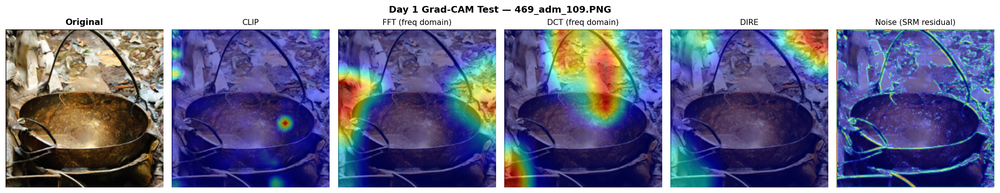
#> input picture level3_1_adm.png, 1000 x 193 px, shrunk from 2685 x 518 before the run
$ python difficulty_classifier.py --input_dir ../..
#> lines starting #> are read from the running program, lines starting #| are printed output that depends on the picture; after the words box and inside, x2 and y2 are one past the last pixel; in counts of white or black regions, pixels touching at a corner belong together
"""
圖像難度分類器
根據 ELA、FFT、CLIP 等特徵自動分類圖像難度（Easy/Medium/Hard）
"""

import cv2
import numpy as np
from pathlib import Path
from typing import Tuple, Dict, List
import json
from tqdm import tqdm
from PIL import Image

def calculate_ela_variance(image_path: str, quality: int = 90) -> float:
    """
    計算 ELA (Error Level Analysis) 方差
    用於偵測 JPEG 壓縮不一致性

    Args:
        image_path: 圖像路徑
        quality: JPEG 壓縮品質

    Returns:
        ELA 方差值（越高表示壓縮痕跡越明顯）
    """
    try:
        # 讀取原始圖像
        img = Image.open(image_path)

        # 臨時儲存為 JPEG
        import io
        temp_io = io.BytesIO()
        img.save(temp_io, format='JPEG', quality=quality)
        temp_io.seek(0)

        # 重新讀取
        compressed_img = Image.open(temp_io)

        # 轉換為 numpy 陣列
        original = np.array(img.convert('RGB'))
        compressed = np.array(compressed_img.convert('RGB'))

        # 計算誤差
        ela = np.abs(original.astype(float) - compressed.astype(float))

        # 計算方差（標準化到 0-100）
        variance = np.var(ela)

        return float(variance)

    except Exception as e:
        print(f"⚠️  計算 ELA 時發生錯誤: {e}")
        return 0.0

def calculate_fft_energy(image_path: str) -> float:
    """
    計算 FFT 高頻能量
    真實圖像通常有更多高頻成分

    Args:
        image_path: 圖像路徑

    Returns:
        高頻能量比例
    """
    try:
        # 讀取圖像（灰階）
        img = cv2.imread(str(image_path), cv2.IMREAD_GRAYSCALE)

        if img is None:
            return 0.0

        # FFT 轉換
        f = np.fft.fft2(img)
        fshift = np.fft.fftshift(f)
        magnitude = np.abs(fshift)

        # 計算高頻區域能量（外圍區域）
        rows, cols = img.shape
        crow, ccol = rows // 2, cols // 2

        # 建立高頻遮罩（外圍 30%）
        mask = np.ones((rows, cols), dtype=np.uint8)
        r = int(min(rows, cols) * 0.35)
        cv2.circle(mask, (ccol, crow), r, 0, -1)

        # 計算高頻與總能量比
        high_freq_energy = np.sum(magnitude * mask)
        total_energy = np.sum(magnitude)

        ratio = high_freq_energy / (total_energy + 1e-8)

        return float(ratio)

    except Exception as e:
        print(f"⚠️  計算 FFT 時發生錯誤: {e}")
        return 0.0

def calculate_clip_confidence(image_path: str, model=None, processor=None) -> float:
    """
    計算 CLIP 對圖像內容的信心分數
    （需要預先載入 CLIP 模型）

    Args:
        image_path: 圖像路徑
        model: CLIP 模型（可選）
        processor: CLIP 處理器（可選）

    Returns:
        信心分數（0-1）
    """
    # 簡化版：不使用 CLIP，返回預設值
    # 完整版需要載入 CLIP 模型（較耗記憶體）
    return 0.5

def classify_difficulty(
    image_path: str,
    ela_threshold_easy: float = 50.0,
    ela_threshold_hard: float = 10.0,
    fft_threshold_low: float = 0.3,
    fft_threshold_high: float = 0.5
) -> Tuple[str, Dict[str, float]]:
    """
    根據多種特徵分類圖像難度

    分類準則：
    - Easy: 高 ELA 方差（明顯壓縮痕跡）或低 FFT 高頻能量
    - Hard: 低 ELA 方差且高 FFT 高頻能量（接近真實圖像）
    - Medium: 介於之間

    Args:
        image_path: 圖像路徑
        ela_threshold_easy: ELA 簡單閾值
        ela_threshold_hard: ELA 困難閾值
        fft_threshold_low: FFT 低閾值
        fft_threshold_high: FFT 高閾值

    Returns:
        (難度等級, 特徵字典)
    """
    # 計算特徵
    ela_var = calculate_ela_variance(image_path)
    fft_energy = calculate_fft_energy(image_path)

    features = {
        'ela_variance': ela_var,
        'fft_high_freq_energy': fft_energy
    }

    # 難度分類邏輯
    if ela_var > ela_threshold_easy or fft_energy < fft_threshold_low:
        difficulty = 'easy'
    elif ela_var < ela_threshold_hard and fft_energy > fft_threshold_high:
        difficulty = 'hard'
    else:
        difficulty = 'medium'

    return difficulty, features

def classify_dataset(
    input_dir: str,
    output_base_dir: str,
    recursive: bool = False
):
    """
    批次分類整個資料集

    Args:
        input_dir: 輸入目錄
        output_base_dir: 輸出基礎目錄
        recursive: 是否遞迴搜尋
    """
#> called with input_dir = '../..', output_base_dir = 'data/difficulty_classified', recursive = False
    input_dir = Path(input_dir)
    output_base_dir = Path(output_base_dir)

    # 建立輸出目錄
    easy_dir = output_base_dir / 'easy'
    medium_dir = output_base_dir / 'medium'
    hard_dir = output_base_dir / 'hard'

    for dir in [easy_dir, medium_dir, hard_dir]:
        dir.mkdir(parents=True, exist_ok=True)

    # 取得所有圖像
    if recursive:
        image_files = list(input_dir.rglob('*.jpg')) + list(input_dir.rglob('*.png'))
    else:
        image_files = list(input_dir.glob('*.jpg')) + list(input_dir.glob('*.png'))

    print(f"🔍 找到 {len(image_files)} 張圖像")

    # 分類統計
    stats = {
        'easy': 0,
        'medium': 0,
        'hard': 0
    }

    metadata = []

    print("\n📊 開始分類...")
    for img_path in tqdm(image_files, desc="Classifying"):
        try:
            # 分類
            difficulty, features = classify_difficulty(str(img_path))
#> in calculate_ela_variance, img is the input picture: PIL image 1000x193 RGBA; mean R, G, B, A 115.5, 115.5, 145.4, 255
#> in calculate_fft_energy, `img = cv2.imread(str(image_path), cv2.IMREAD_GRAYSCALE)`:
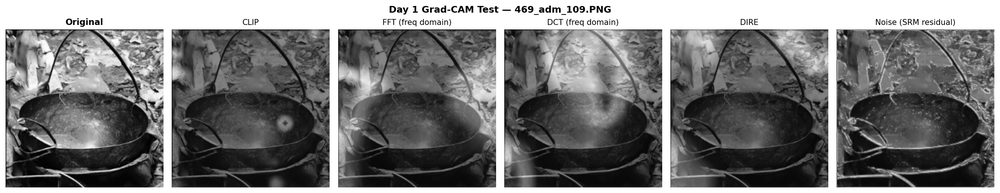
#> img: shape (193, 1000); min 0, max 255, mean 118.5
#> in calculate_fft_energy, `cv2.circle(mask, (ccol, crow), r, 0, -1)`:
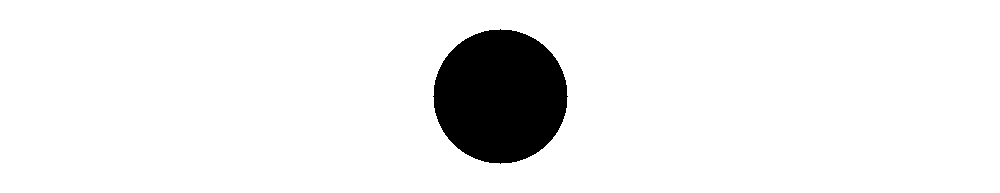
#> mask: shape (193, 1000); values 0 (black) and 1 (white), 92.7% white; 1 black region, box (x1, y1, x2, y2) and area: (433, 29, 568, 164) 14073
#> in calculate_fft_energy, `high_freq_energy = np.sum(magnitude * mask)`: high_freq_energy = 1.03e+09
#> in calculate_fft_energy, `total_energy = np.sum(magnitude)`: total_energy = 1.56e+09
#> in calculate_fft_energy, `ratio = high_freq_energy / (total_energy + 1e-8)`: ratio = 0.661
#> in classify_difficulty, `features = { 'ela_variance': ela_var, 'fft_high_freq_energy': fft_ener..`: features = {'ela_variance': 0, 'fft_high_freq_energy': 0.661}
#> difficulty = 'hard'; features = {'ela_variance': 0, 'fft_high_freq_energy': 0.661}

            # 複製到對應目錄
            if difficulty == 'easy':
                dest = easy_dir / img_path.name
            elif difficulty == 'medium':
                dest = medium_dir / img_path.name
            else:  # hard
                dest = hard_dir / img_path.name

            # 複製檔案
            import shutil
            shutil.copy2(img_path, dest)

            # 更新統計
            stats[difficulty] += 1

            # 記錄元資料
            metadata.append({
                'original_path': str(img_path),
                'difficulty': difficulty,
                'features': features,
                'new_path': str(dest)
            })

        except Exception as e:
            print(f"\n⚠️  處理 {img_path} 時發生錯誤: {e}")
#> pass 2 of the loop in classify_dataset, `for img_path in tqdm(image_files, desc="Classifying"):`:
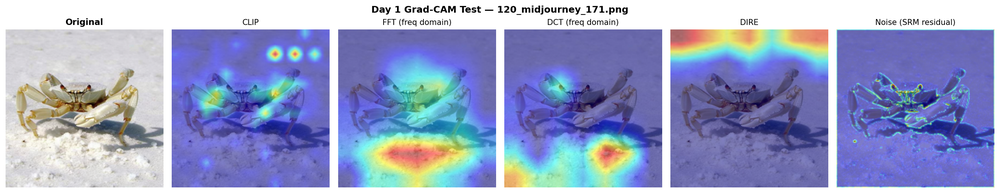
#> input picture level3_2_mj.png, 1000 x 193 px, shrunk from 2685 x 518 before the run
#> in calculate_ela_variance, img is the input picture: PIL image 1000x193 RGBA; mean R, G, B, A 152.3, 160.5, 198.5, 255
#> in calculate_fft_energy (call 2), `img = cv2.imread(str(image_path), cv2.IMREAD_GRAYSCALE)`:
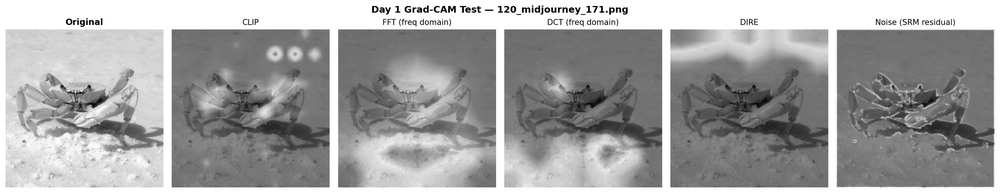
#> img: shape (193, 1000); min 0, max 255, mean 162
#> high_freq_energy = 798335795.8
#> total_energy = 1.22e+09
#> ratio = 0.652
#> in classify_dataset, `difficulty, features = classify_difficulty(str(img_path))`: features = {'ela_variance': 0, 'fft_high_freq_energy': 0.652}

    # 儲存元資料
    metadata_path = output_base_dir / 'difficulty_metadata.json'
    with open(metadata_path, 'w', encoding='utf-8') as f:
        json.dump(metadata, f, indent=2, ensure_ascii=False)

    # 顯示統計
    print(f"\n✅ 分類完成！")
    print(f"\n📊 難度分佈:")
    print(f"   Easy:   {stats['easy']:4d} ({stats['easy']/len(image_files)*100:.1f}%)")
#|    Easy:      0 (0.0%)
    print(f"   Medium: {stats['medium']:4d} ({stats['medium']/len(image_files)*100:.1f}%)")
#|    Medium:    0 (0.0%)
    print(f"   Hard:   {stats['hard']:4d} ({stats['hard']/len(image_files)*100:.1f}%)")
#|    Hard:      2 (100.0%)
    print(f"\n   總計: {len(image_files)}")
    print(f"\n💾 元資料已儲存: {metadata_path}")

    return stats

if __name__ == "__main__":
    import argparse

    parser = argparse.ArgumentParser(description='Classify images by difficulty')
    parser.add_argument('--input_dir', type=str, required=True,
                       help='Input directory containing images')
    parser.add_argument('--output_dir', type=str, default='data/difficulty_classified',
                       help='Output base directory')
    parser.add_argument('--recursive', action='store_true',
                       help='Search recursively')

    args = parser.parse_args()

    classify_dataset(args.input_dir, args.output_dir, args.recursive)
